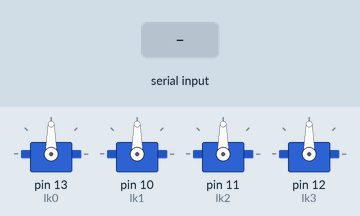
Recording of a sketch running on a simulated Arduino Uno, built with avr-gcc and run on an emulated ATmega328P. Shown: 4 × servo. Inputs (shaded band) come from the test bench.

Above: at 1.2 s.
1.3 s: "V" received over Serial
At 2.3 s:
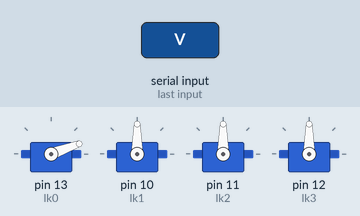
2.8 s: "X" received over Serial
At 3.5 s:
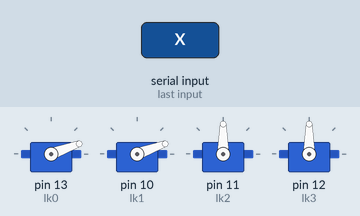
4.3 s: "Y" received over Serial
At 4.7 s:
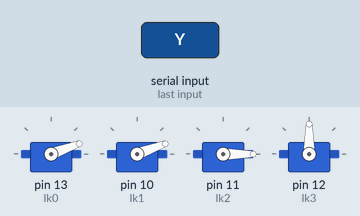
5.8 s: "Z" received over Serial
At 7.0 s:
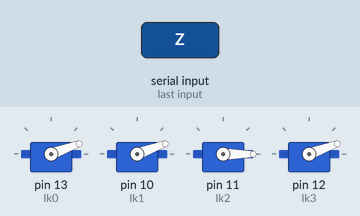
Timing chart, 0 to 8.3 s (numbered marks = the images above; inputs shaded):
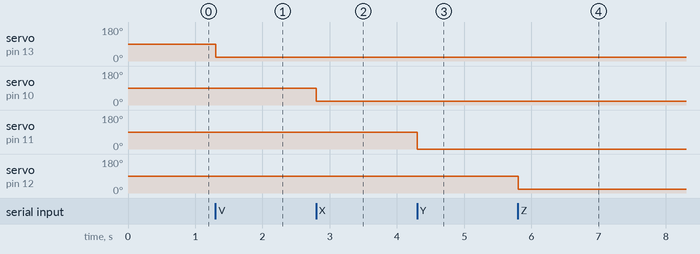

Measured:
- after the input at 1.3 s, servo on pin 13 (lk0): 90° → 20° at once
- after the input at 2.8 s, servo on pin 10 (lk1): 90° → 20° at once
- after the input at 4.3 s, servo on pin 11 (lk2): 90° → 0° at once
- after the input at 5.8 s, servo on pin 12 (lk3): 90° → 20° at once

The sketch:

servos.ino
```cpp
#include <Servo.h>
int y;

Servo lk0;
Servo lk1;
Servo lk2;
Servo lk3;
void setup() {
    Serial.begin(115200);
    Serial.setTimeout(1);
    lk0.attach(13);
    lk1.attach(10);
    lk2.attach(11);
    lk3.attach(12);
}

void loop() {
    while (!Serial.available());
    String v=Serial.readString();
    if(v=="V"){
        y=Serial.parseInt();
         y=y+20;
         lk0.write (y);
    }
    else{
        if(v=="X"){
            y=Serial.parseInt();
            y=y+20;
            lk1.write (y);
        }
        else{
            if(v=="Y"){
                y=Serial.parseInt();
                lk2.write (y);
            }
            else{
                if(v=="Z"){
                    y=Serial.parseInt();
                    y=y+20;
                    lk3.write (y);
                }
            }
        }
    }
}
```
